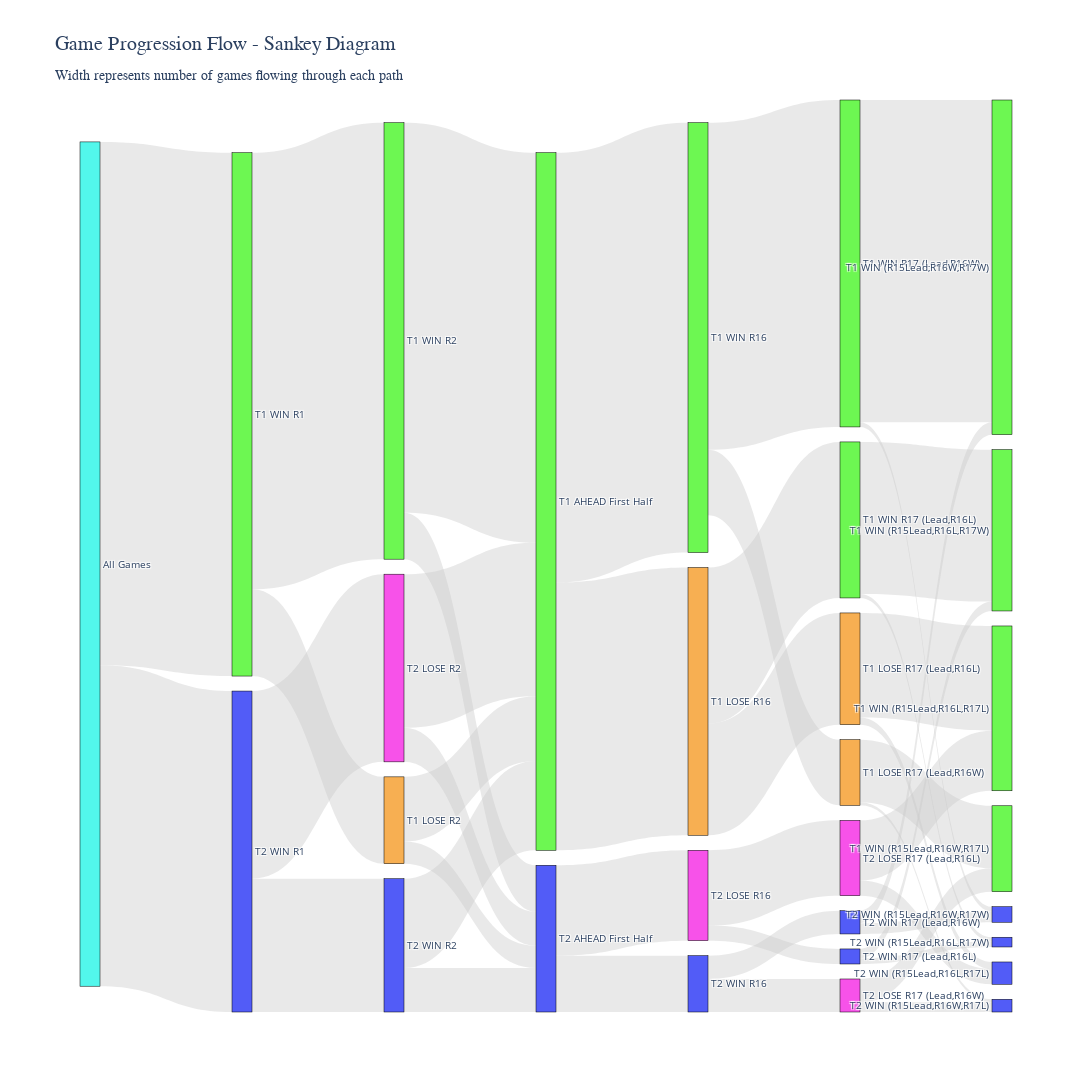

The cell this chart's notebook holds for it:
### Code cell
# ============================================================================
# SANKEY DIAGRAM - Interactive flow visualization
# ============================================================================

import plotly.graph_objects as go

def create_sankey_data():
    """Build Sankey diagram source/target/value arrays"""
    
    # Node labels (indexed)
    labels = [
        "All Games",  # 0
        
        # R1 level
        "T1 WIN R1", "T2 WIN R1",  # 1, 2
        
        # R2 level - T1 path
        "T1 WIN R2", "T1 LOSE R2",  # 3, 4
        # R2 level - T2 path
        "T2 WIN R2", "T2 LOSE R2",  # 5, 6
        
        # R15 level - T1 win
        "T1 AHEAD First Half",   # 7, 
        # R15 level - T2 loss
        "T2 AHEAD First Half",   # 8, 
        
        # R16 level - T1 paths (2 nodes)
        "T1 WIN R16", "T1 LOSE R16",  # 9, 10
        
        # R16 level - T2 paths (2 nodes)
        "T2 WIN R16", "T2 LOSE R16",  # 11, 12

        
        # R17 level - T1 paths (4 nodes)
        "T1 WIN R17 (Lead,R16W)", "T1 LOSE R17 (Lead,R16W)",  # 13, 14
        "T1 WIN R17 (Lead,R16L)", "T1 LOSE R17 (Lead,R16L)",  # 15, 16
        
        # R17 level - T2 paths (4 nodes)
        "T2 WIN R17 (Lead,R16W)", "T2 LOSE R17 (Lead,R16W)",  # 17, 18
        "T2 WIN R17 (Lead,R16L)", "T2 LOSE R17 (Lead,R16L)",  # 19, 20

        # Final outcomes - T1 (4 nodes)
        "T1 WIN (R15Lead,R16W,R17W)", #21
        "T1 WIN (R15Lead,R16W,R17L)", #22
        "T1 WIN (R15Lead,R16L,R17W)", #23
        "T1 WIN (R15Lead,R16L,R17L)", #24

        # Final outcomes - T2 (8 nodes)
        "T2 WIN (R15Lead,R16W,R17W)", #25
        "T2 WIN (R15Lead,R16W,R17L)", #26
        "T2 WIN (R15Lead,R16L,R17W)", #27
        "T2 WIN (R15Lead,R16L,R17L)", #28
    ]
    
    sources = []
    targets = []
    values = []
    
    # Root to R1
    sources.extend([0, 0])
    targets.extend([1, 2])
    values.extend([r1_counts['t1_wins'], r1_counts['t2_wins']])
    
    # R1 to R2
    sources.extend([1, 1, 2, 2])
    targets.extend([3, 4, 5, 6])
    values.extend(t1_r2_branches + t2_r2_branches)
    
    # R2 to R15 - Merge paths - Lead
    sources.extend([3, 3, 4, 4, 5, 5, 6, 6])
    targets.extend([7, 8, 7, 8, 8, 7, 8, 7])
    values.extend(t1r1w_t1r2w_r15 + t1r1w_t1r2l_r15 + t2r1w_t2r2w_r15 + t2r1w_t2r2l_r15)
    
    # R15 to R16 
    sources.extend([7, 7, 8, 8])
    targets.extend([9, 10, 11, 12])
    values.extend(t1_r16_branches + t2_r16_branches)
    
    # R16 to R17 - T1 paths
    sources.extend([9, 9, 10, 10])
    targets.extend([13, 14, 15, 16])
    values.extend(t1h1l_t1r16w_r17 + t1h1l_t1r16l_r17)

    # R16 to R17 - T2 paths
    sources.extend([11, 11, 12, 12])
    targets.extend([17, 18, 19, 20])
    values.extend(t2h1l_t2r16w_r17 + t2h1l_t2r16l_r17)
    
    # R17 to Final - T1 paths
    t1_r17_indices = [13, 13, 14, 14, 15, 15, 16, 16]
    t1_final_indices = [21, 25, 22, 26, 23, 27, 24, 28]
    sources.extend(t1_r17_indices)
    targets.extend(t1_final_indices)
    t1_final_values = [v for path_counts in t1_final_counts.values() for v in path_counts]
    values.extend(t1_final_values)
    
    # R16 to Final - T2 paths
    t2_r17_indices = [17, 17, 18, 18, 19, 19, 20, 20]
    t2_final_indices = [25, 21, 26, 22, 27, 23, 28, 24]
    sources.extend(t2_r17_indices)
    targets.extend(t2_final_indices)
    t2_final_values = [v for path_counts in t2_final_counts.values() for v in path_counts]
    values.extend(t2_final_values)
    
    return labels, sources, targets, values

# Create Sankey diagram
print("Building Sankey diagram...")
labels, sources, targets, values = create_sankey_data()

# Color scheme
node_colors = []
for label in labels:
    if "T1 WIN" in label or "T1 AHEAD" in label:
        node_colors.append("rgba(73, 245, 39, 0.8)")  # Green
    elif "T1 LOSE" in label or "T1 BEHIND" in label:
        node_colors.append("rgba(245, 155, 39, 0.8)")  # Orange
    elif "T2 WIN" in label or "T2 AHEAD" in label:
        node_colors.append("rgba(39, 52, 245, 0.8)")  # Blue
    elif "T2 LOSE" in label or "T2 BEHIND" in label:
        node_colors.append("rgba(245, 39, 228, 0.8)")  # Purple
    elif "All Games" in label or "T1" in label or "T2" in label:
        node_colors.append("rgba(39, 245, 232, 0.8)")  # Turquoise
    else:
        node_colors.append("rgba(223, 230, 233, 0.8)")  # Gray

fig = go.Figure(data=[go.Sankey(
    node=dict(
        pad=15,
        thickness=20,
        line=dict(color="black", width=0.5),
        label=labels,
        color=node_colors
    ),
    link=dict(
        source=sources,
        target=targets,
        value=values,
        color="rgba(200, 200, 200, 0.4)"
    )
)])

fig.update_layout(
    title=dict(
        text="Game Progression Flow - Sankey Diagram<br><sub>Width represents number of games flowing through each path</sub>",
        font=dict(size=20, family="Arial Black")
    ),
    font=dict(size=10),
    height=1200,
    width=1600,
)

fig.show()
exporter.export(fig, title="Game Progression Flow - Sankey Diagram")

# TODO: This graph can be improved. noteably, the last part is very chaotic. 
# Also potentially do not include category lose, instead only use t1 win/t2 win 
# and improve ordering of the bars (t1 top, t2 bottom)

### Figure 1 — Plotly figure (JSON) as saved in the notebook; plotly's stock layout.template omitted (floating-point values rounded to 4 significant figures)
{"data": [{"link": {"color": "rgba(200, 200, 200, 0.4)", "source": [0, 0, 1, 1, 2, 2, 3, 3, 4, 4, 5, 5, 6, 6, 7, 7, 8, 8, 9, 9, 10, 10, 11, 11, 12, 12, 13, 13, 14, 14, 15, 15, 16, 16, 17, 17, 18, 18, 19, 19, 20, 20], "target": [1, 2, 3, 4, 5, 6, 7, 8, 7, 8, 8, 7, 8, 7, 9, 10, 11, 12, 13, 14, 15, 16, 17, 18, 19, 20, 21, 25, 22, 26, 23, 27, 24, 28, 25, 21, 26, 22, 27, 23, 28, 24], "value": [61987, 38013, 51698, 10289, 15785, 22228, 46186, 5512, 7667, 2622, 5212, 10573, 4032, 18196, 50908, 31714, 6674, 10704, 38722, 7778, 18479, 13235, 2754, 3910, 1781, 8923, 38164, 558, 7412, 366, 17997, 482, 12396, 839, 1282, 1472, 1143, 2767, 671, 1110, 1800, 7123]}, "node": {"color": ["rgba(39, 245, 232, 0.8)", "rgba(73, 245, 39, 0.8)", "rgba(39, 52, 245, 0.8)", "rgba(73, 245, 39, 0.8)", "rgba(245, 155, 39, 0.8)", "rgba(39, 52, 245, 0.8)", "rgba(245, 39, 228, 0.8)", "rgba(73, 245, 39, 0.8)", "rgba(39, 52, 245, 0.8)", "rgba(73, 245, 39, 0.8)", "rgba(245, 155, 39, 0.8)", "rgba(39, 52, 245, 0.8)", "rgba(245, 39, 228, 0.8)", "rgba(73, 245, 39, 0.8)", "rgba(245, 155, 39, 0.8)", "rgba(73, 245, 39, 0.8)", "rgba(245, 155, 39, 0.8)", "rgba(39, 52, 245, 0.8)", "rgba(245, 39, 228, 0.8)", "rgba(39, 52, 245, 0.8)", "rgba(245, 39, 228, 0.8)", "rgba(73, 245, 39, 0.8)", "rgba(73, 245, 39, 0.8)", "rgba(73, 245, 39, 0.8)", "rgba(73, 245, 39, 0.8)", "rgba(39, 52, 245, 0.8)", "rgba(39, 52, 245, 0.8)", "rgba(39, 52, 245, 0.8)", "rgba(39, 52, 245, 0.8)"], "label": ["All Games", "T1 WIN R1", "T2 WIN R1", "T1 WIN R2", "T1 LOSE R2", "T2 WIN R2", "T2 LOSE R2", "T1 AHEAD First Half", "T2 AHEAD First Half", "T1 WIN R16", "T1 LOSE R16", "T2 WIN R16", "T2 LOSE R16", "T1 WIN R17 (Lead,R16W)", "T1 LOSE R17 (Lead,R16W)", "T1 WIN R17 (Lead,R16L)", "T1 LOSE R17 (Lead,R16L)", "T2 WIN R17 (Lead,R16W)", "T2 LOSE R17 (Lead,R16W)", "T2 WIN R17 (Lead,R16L)", "T2 LOSE R17 (Lead,R16L)", "T1 WIN (R15Lead,R16W,R17W)", "T1 WIN (R15Lead,R16W,R17L)", "T1 WIN (R15Lead,R16L,R17W)", "T1 WIN (R15Lead,R16L,R17L)", "T2 WIN (R15Lead,R16W,R17W)", "T2 WIN (R15Lead,R16W,R17L)", "T2 WIN (R15Lead,R16L,R17W)", "T2 WIN (R15Lead,R16L,R17L)"], "line": {"color": "black", "width": 0.5}, "pad": 15, "thickness": 20}, "type": "sankey"}], "layout": {"font": {"size": 10}, "height": 1200, "title": {"font": {"family": "Arial Black", "size": 20}, "text": "Game Progression Flow - Sankey Diagram<br><sub>Width represents number of games flowing through each path</sub>"}, "width": 1600}}
